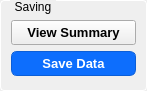
               <widget class="QGroupBox" name="groupBox_6">
                <property name="minimumSize">
                 <size>
                  <width>147</width>
                  <height>91</height>
                 </size>
                </property>
                <property name="maximumSize">
                 <size>
                  <width>147</width>
                  <height>91</height>
                 </size>
                </property>
                <property name="styleSheet">
                 <string notr="true">QGroupBox {
            border: 1px solid #ffffff;
            border-radius: 4px;
            margin-top: 0.5em;
            padding-top: 0.5em;
        }

        QGroupBox::title {
            subcontrol-origin: margin;
            left: 10px;
            padding: 0 3px 0 3px;
        }</string>
                </property>
                <property name="title">
                 <string>Saving</string>
                </property>
                <widget class="QWidget" name="">
                 <property name="geometry">
                  <rect>
                   <x>11</x>
                   <y>20</y>
                   <width>127</width>
                   <height>58</height>
                  </rect>
                 </property>
                 <layout class="QVBoxLayout" name="verticalLayout">
                  <item>
                   <widget class="QPushButton" name="ViewSummary_pushButton">
                    <property name="minimumSize">
                     <size>
                      <width>125</width>
                      <height>25</height>
                     </size>
                    </property>
                    <property name="maximumSize">
                     <size>
                      <width>125</width>
                      <height>25</height>
                     </size>
                    </property>
                    <property name="font">
                     <font>
                      <pointsize>10</pointsize>
                      <bold>true</bold>
                     </font>
                    </property>
                    <property name="toolTip">
                     <string>Preview the PDF summary of analyzed metrics</string>
                    </property>
                    <property name="text">
                     <string>View Summary</string>
                    </property>
                    <property name="startHidden" stdset="0">
                     <bool>false</bool>
                    </property>
                   </widget>
                  </item>
                  <item>
                   <widget class="QPushButton" name="SaveAnalyzedDataButton">
                    <property name="minimumSize">
                     <size>
                      <width>125</width>
                      <height>25</height>
                     </size>
                    </property>
                    <property name="maximumSize">
                     <size>
                      <width>125</width>
                      <height>25</height>
                     </size>
                    </property>
                    <property name="font">
                     <font>
                      <pointsize>10</pointsize>
                      <bold>true</bold>
                     </font>
                    </property>
                    <property name="toolTip">
                     <string>Export analyzed data (NPZ, CSV, breath metrics, and PDF summary)</string>
                    </property>
                    <property name="autoFillBackground">
                     <bool>false</bool>
                    </property>
                    <property name="styleSheet">
                     <string notr="true">QPushButton#SaveAnalyzedDataButton {
    background-color: #0d6efd;   /* primary blue */
    color: white;
    border: 1px solid #0b5ed7;
    border-radius: 6px;
    padding: 5px 10px;
}

/* Hover */
QPushButton#SaveAnalyzedDataButton:hover {
    background-color: #0b5ed7;
}

/* Pressed */
QPushButton#SaveAnalyzedDataButton:pressed {
    background-color: #0a58ca;
}

/* Keyboard focus ring */
QPushButton#SaveAnalyzedDataButton:focus {
    outline: none;
    border: 2px solid #b6d4fe;   /* subtle focus ring */
}

/* Disabled */
QPushButton#SaveAnalyzedDataButton:disabled {
    background-color: #9ec5fe;
    border-color: #9ec5fe;
    color: #eef4ff;
}
</string>
                    </property>
                    <property name="text">
                     <string>Save Data</string>
                    </property>
                   </widget>
                  </item>
                 </layout>
                </widget>
               </widget>
